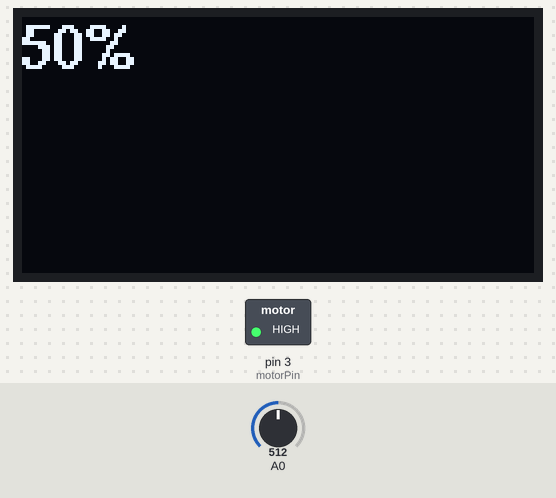
A sketch run on a simulated Arduino Uno, built with avr-gcc and run on an emulated ATmega328P. Parts: 128×64 one-colour display, switched loads named in the sketch (green lamp = pin HIGH). Inputs (shaded band) come from the test bench; at power-on: A0 = 512. What the sketch prints to the serial monitor is not drawn.

Above: at 2.8 s.
2.9 s: A0 set to 167
At 5.4 s:
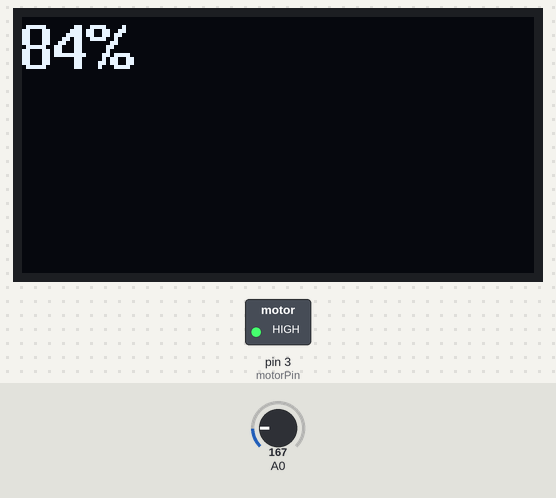
5.7 s: A0 set to 144
At 8.9 s:
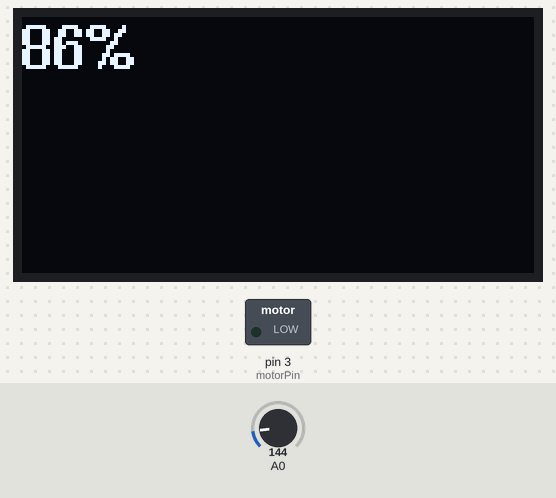
9.7 s: A0 set to 122
At 10.8 s:
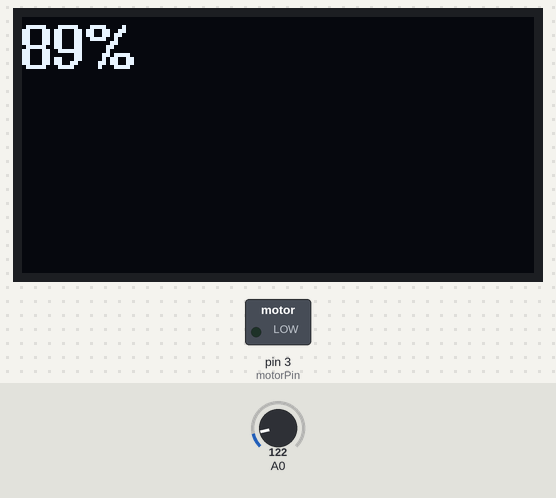
Timing chart, 0 to 12.7 s (numbered marks = the images above; inputs shaded):
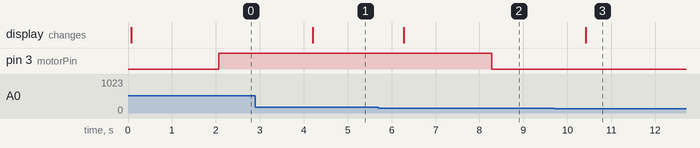

Measured:
- the behaviour switches between 154 and 153 on A0 (found by bisection; images 1 and 2)
- after the input at 2.9 s, the display: changes after 1.3 s (image 1)
- after the input at 5.7 s, pin 3 (motorPin): HIGH → LOW after 2.6 s; the display: changes after 0.58 s (image 2)
- after the input at 9.7 s, the display: changes after 0.72 s (image 3)

The sketch:

sketch_may23a.ino
```cpp
int moistureLevel = 0;
int moistPercentage = 0;
#include "U8glib.h"
U8GLIB_SSD1306_128X64 oled(U8G_I2C_OPT_NONE);
const int motorPin = 3;

void setup() {
  // put your setup code here, to run once:
  Serial.begin(9600);
  pinMode(motorPin, OUTPUT);
}

void loop() {
  digitalWrite(motorPin, LOW);
  moistureLevel = analogRead(A0);
  moistPercentage = map(moistureLevel, 0, 1023, 100, 0);
  Serial.println(moistureLevel);
  draw();
  delay(2000);
  while (moistPercentage <= 85){
  Serial.println("*");
  digitalWrite(motorPin, HIGH);
  Serial.println("ggb");
  moistureLevel = analogRead(A0);
  moistPercentage = map(moistureLevel, 0, 1023, 100, 0);
  draw();
  delay(2000);
  }

}

void draw(void) {
  // Set font to Helvetica size 10
  oled.setFont(u8g_font_helvB10);
  oled.firstPage();
  do {

    // Print s  trings
    oled.drawStr(0, 13, (String(moistPercentage) + "%").c_str());
  } while (oled.nextPage());
}
```
